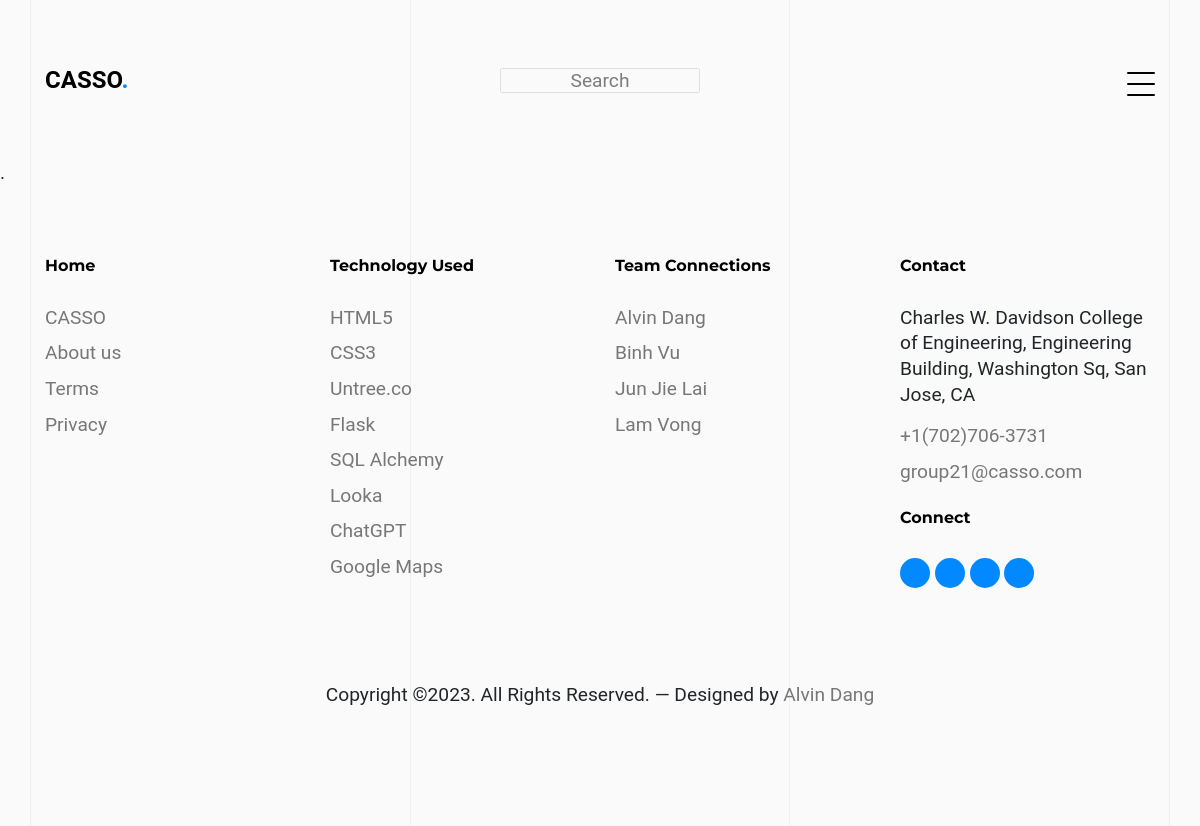
The app's page /home-feed (signed in), older data.
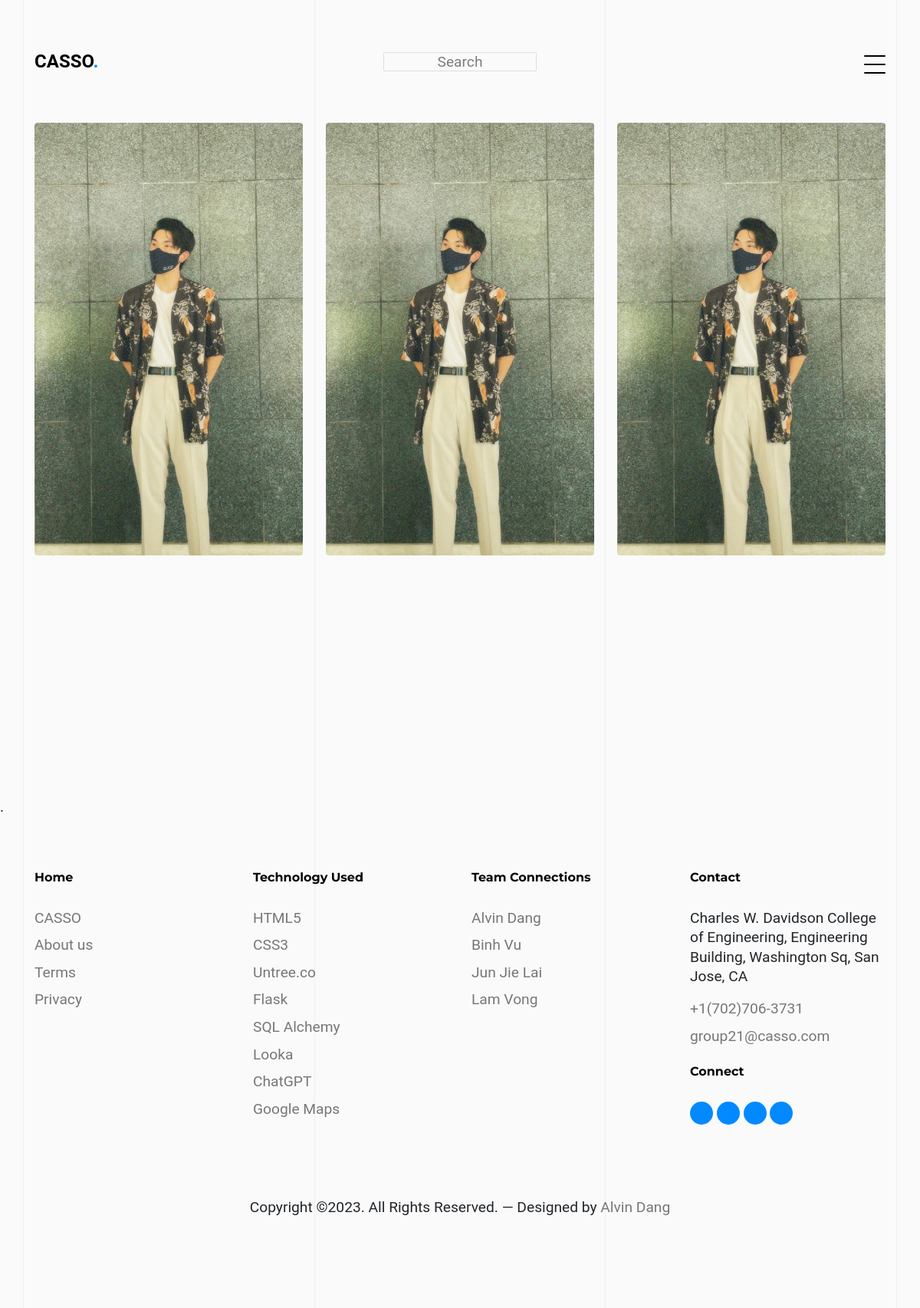
The same page, newer data.
### app/models.py (models this page shows)
class Post(db.Model):
    id = db.Column(db.Integer, primary_key=True)
    title = db.Column(db.String(255), nullable=False)
    image = db.Column(db.String(255), nullable=False)
    user_id = db.Column(db.Integer, db.ForeignKey('user.id'), nullable=False)
    created_at = db.Column(db.TIMESTAMP, default=db.func.current_timestamp())
    def image_url(self):
        return url_for('static', filename=f'userPosts/{self.image}')

### app/routes.py (the view)
@bp.route('/home-feed')
@login_required
def home_feed():
    page_name = 'Home Feed'
    posts = Post.query.all()
    return render_template('home-feed.html', posts=posts, page_name=page_name)

### app/models.py (called while the page is built)
    def get(user_id):
        return User.query.get(int(user_id))

### run.py (called while the page is built)
@login_manager.user_loader
def load_user(user_id):
    from app.models import User
    return User.get(user_id)

### templates/home-feed.html (shortened to what this page needs)
{% extends "base.html" %}
{% block content %}
  <div class="untree_co-section untree_co-section-4 pb-0"  id="portfolio-section">
    <div class="container">
      <div class="portfolio-wrapper">
        <div id="posts" class="row">
          {% set i = 1 %}
          {% for post in posts %}
            <div class="item web branding col-sm-6 col-md-6 col-lg-4 isotope-mb-2">
              <a href="portfolio-single-{{ i }}.html" class="portfolio-item ajax-load-page isotope-item gsap-reveal-img" data-id="{{ post.id }}">
                <img src="{{ post.image_url() }}" class="lazyload img-fluid" alt="Images" />
              </a>
            </div>
          {% endfor %}
        </div>
      </div>
      </div>
    </div>
{% endblock %}

### templates/base.html (shortened to what this page needs)
<!doctype html>
<html lang="en">
<head>
  <link rel="stylesheet" href="{{ url_for('static', filename='css/bootstrap.min.css') }}">
  <link rel="stylesheet" href="{{ url_for('static', filename='css/owl.carousel.min.css') }}">
  <link rel="stylesheet" href="{{ url_for('static', filename='css/owl.theme.default.min.css') }}">
  <link rel="stylesheet" href="{{ url_for('static', filename='css/jquery.fancybox.min.css') }}">
  <link rel="stylesheet" href="{{ url_for('static', filename='fonts/icomoon/style.css') }}">
  <link rel="stylesheet" href="{{ url_for('static', filename='fonts/flaticon/font/flaticon.css') }}">
  <link rel="stylesheet" href="{{ url_for('static', filename='css/aos.css') }}">
  <link rel="stylesheet" href="{{ url_for('static', filename='css/style.css') }}">
</head>
<body data-spy="scroll" data-target=".site-navbar-target" data-offset="100">
    <div class="lines-wrap">
        <div class="lines-inner">
          <div class="lines"></div>
        </div>
    </div>
  <nav class="site-nav dark mb-5 site-navbar-target">
    <div class="container">
      <div class="site-navigation">
        <a href="/" class="logo m-0">CASSO<span class="text-primary">.</span></a>
        <input type="text" class="search-box" placeholder="search">
        <a href="#" class="burger ml-auto float-right site-menu-toggle js-menu-toggle d-inline-block d-lg-inline-block" data-toggle="collapse" data-target="#main-navbar">
          <span></span>
        </a>
      </div>
    </div>
  </nav>
    {% block content %}{% endblock %}.
    <div class="site-footer">
        <div class="container">
        <div class="row">
            <div class="col-lg-3">
            <div class="widget">
                <h3>Home</h3>
                <ul class="list-unstyled float-left links">
                <li><a href="/">CASSO</a></li>
                <li><a href="/#about-section">About us</a></li>
                <li><a href="#">Terms</a></li>
                <li><a href="#">Privacy</a></li>
                </ul>
            </div>
            </div>
            <div class="col-lg-3">
            <div class="widget">
                <h3>Technology Used</h3>
                <ul class="list-unstyled float-left links">
                <li><a href="#">HTML5</a></li>
                <li><a href="#">CSS3</a></li>
                <li><a href="#">Untree.co</a></li>
                <li><a href="#">Flask</a></li>
                <li><a href="#">SQL Alchemy</a></li>
                <li><a href="#">Looka</a></li>
                <li><a href="#">ChatGPT</a></li>
                <li><a href="#">Google Maps</a></li>
                </ul>
            </div>
            </div>
            <div class="col-lg-3">
            <div class="widget">
                <h3>Team Connections</h3>
                <ul class="list-unstyled float-left links">
                <li><a href="/#alvin-card">Alvin Dang</a></li>
                <li><a href="/#binh-card">Binh Vu</a></li>
                <li><a href="/#jun-card">Jun Jie Lai</a></li>
                <li><a href="/#lam-card">Lam Vong</a></li>
                </ul>
            </div>
            </div>
            <div class="col-lg-3">
            <div class="widget">
                <h3>Contact</h3>
                <address>Charles W. Davidson College of Engineering, Engineering Building, Washington Sq,
                San Jose, CA</address>
                <ul class="list-unstyled links mb-4">
                <li><a href="tel://11234567890">+1(702)706-3731</a></li>
                <li><a href="mailto:info@mydomain.com">group21@casso.com</a></li>
                </ul>
                <h3>Connect</h3>
                <ul class="list-unstyled social">
                <li><a href="#"><span class="icon-instagram"></span></a></li>
                <li><a href="#"><span class="icon-twitter"></span></a></li>
                <li><a href="#"><span class="icon-facebook"></span></a></li>
                <li><a href="#"><span class="icon-linkedin"></span></a></li>
                </ul>
            </div>
            </div>
        </div>
        <div class="row mt-5">
            <div class="col-12 text-center">
            <p class="mb-0">Copyright &copy;. All Rights Reserved. &mdash; Designed by <a href="https://www.linkedin.com/in/alvinmpdang/">
                Alvin Dang</a>
            </p>
            </div>
        </div>
        </div>
    </div>
    </body>
</html>

Row changes from the older to the newer data that the page shows:
added Post: image_url (picture)
added Post: image_url (picture)
added Post: image_url (picture)
